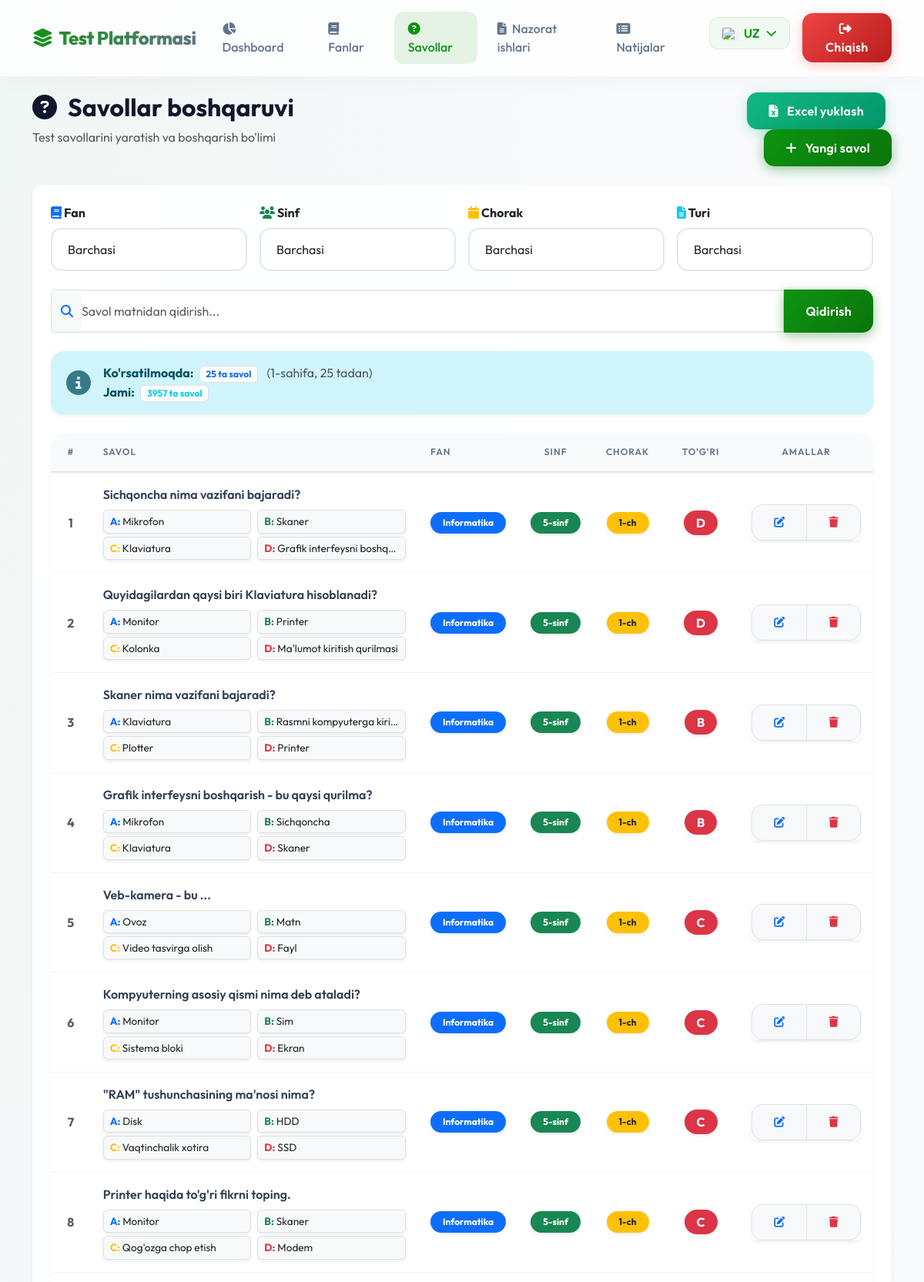
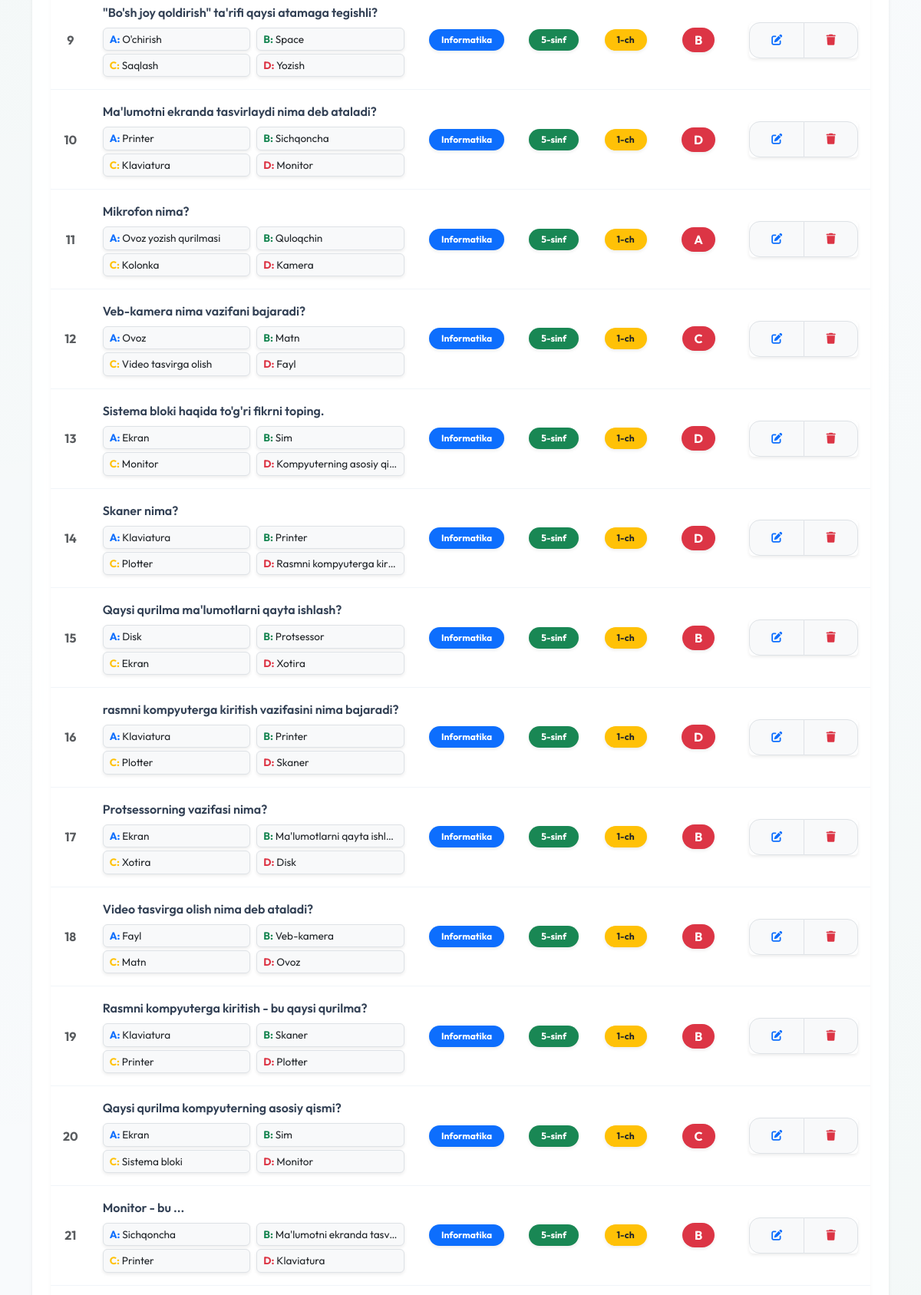
The page /admin/questions (signed in, upper part) on the database its author committed (2 pictures, top to bottom).
### models.py (models this page shows)
class Question(db.Model):
    id = db.Column(db.Integer, primary_key=True)
    subject_id = db.Column(db.Integer, db.ForeignKey('subject.id'), nullable=False)
    grade = db.Column(db.Integer, nullable=False)
    quarter = db.Column(db.Integer, nullable=False)
    question_text = db.Column(db.Text, nullable=False)
    question_text_ru = db.Column(db.Text)
    question_text_en = db.Column(db.Text)
    option_a = db.Column(db.String(200), nullable=False)
    option_a_ru = db.Column(db.String(200))
    option_a_en = db.Column(db.String(200))
    option_b = db.Column(db.String(200), nullable=False)
    option_b_ru = db.Column(db.String(200))
    option_b_en = db.Column(db.String(200))
    option_c = db.Column(db.String(200), nullable=False)
    option_c_ru = db.Column(db.String(200))
    option_c_en = db.Column(db.String(200))
    option_d = db.Column(db.String(200), nullable=False)
    option_d_ru = db.Column(db.String(200))
    option_d_en = db.Column(db.String(200))
    correct_answer = db.Column(db.String(1), nullable=False)  # A, B, C, or D
    subject = db.relationship('Subject', backref='questions')

class Subject(db.Model):
    id = db.Column(db.Integer, primary_key=True)
    name = db.Column(db.String(50), nullable=False)
    name_ru = db.Column(db.String(50))
    name_en = db.Column(db.String(50))
    grades = db.Column(db.String(20), nullable=False)  # "5,6" yoki "7,8,9"
    is_protected = db.Column(db.Boolean, default=False) # Anti-cheat protection

### routes/admin.py (the view)
@admin_bp.route('/questions')
def questions():
    subject_id = request.args.get('subject_id', type=int)
    grade = request.args.get('grade', type=int)
    quarter = request.args.get('quarter', type=int)
    page = request.args.get('page', 1, type=int)
    per_page = 25
    query = Question.query
    if subject_id:
        query = query.filter_by(subject_id=subject_id)
    if grade:
        query = query.filter_by(grade=grade)
    if quarter:
        query = query.filter_by(quarter=quarter)
    is_control_work = request.args.get('is_control_work')
    if is_control_work == '1':
        query = query.filter(Question.control_works.any())
    elif is_control_work == '0':
        query = query.filter(~Question.control_works.any())
    search = request.args.get('search')
    if search:
        search_term = f"%{search}%"
        query = query.filter(Question.question_text.ilike(search_term))
    pagination = query.paginate(page=page, per_page=per_page, error_out=False)
    questions = pagination.items
    all_questions = Question.query.all()
    subjects = Subject.query.all()
    return render_template('admin_questions.html',
                         questions=questions,
                         all_questions=all_questions,
                         pagination=pagination,
                         subjects=subjects)

### routes/admin.py (called while the page is built)
@admin_bp.before_request
def require_login():
    allowed_routes = ['admin.login', 'admin.result_delete']
    if request.endpoint != 'admin.login' and 'admin_id' not in session:
        return redirect(url_for('admin.login'))

### templates/admin_questions.html (shortened to what this page needs)
{% extends "base.html" %}
{% block content %}
<div class="container">
    <div class="row mb-4 animate-fade-in-up">
        <div class="col-md-8">
            <h2 class="fw-bold text-gradient"><i class="fas fa-question-circle me-2"></i> {{ _('Savollar boshqaruvi') }}
            </h2>
            <p class="text-muted">{{ _('Test savollarini yaratish va boshqarish bo\'limi') }}</p>
        </div>
        <div class="col-md-4 text-md-end">
            <button type="button" class="btn btn-success me-2" data-bs-toggle="modal" data-bs-target="#importModal">
                <i class="fas fa-file-excel me-2"></i> {{ _('Excel yuklash') }}
            </button>
            <a href="{{ url_for('admin.question_add') }}" class="btn btn-primary">
                <i class="fas fa-plus me-2"></i> {{ _('Yangi savol') }}
            </a>
        </div>
    </div>
    <div class="card shadow-sm border-0 animate-fade-in-up" style="border-radius: 12px; animation-delay: 0.1s;">
        <div class="card-body p-4">
            <form method="GET" class="mb-4">
                <div class="row g-3">
                    <div class="col-md-3">
                        <label class="form-label fw-bold">
                            <i class="fas fa-book text-primary"></i> {{ _('Fan') }}
                        </label>
                        <select name="subject_id" class="form-select" onchange="this.form.submit()">
                            <option value="">{{ _('Barchasi') }}</option>
                        </select>
                    </div>
                    <div class="col-md-3">
                        <label class="form-label fw-bold">
                            <i class="fas fa-users text-success"></i> {{ _('Sinf') }}
                        </label>
                        <select name="grade" class="form-select" onchange="this.form.submit()">
                            <option value="">{{ _('Barchasi') }}</option>
                        </select>
                    </div>
                    <div class="col-md-3">
                        <label class="form-label fw-bold">
                            <i class="fas fa-calendar text-warning"></i> {{ _('Chorak') }}
                        </label>
                        <select name="quarter" class="form-select" onchange="this.form.submit()">
                            <option value="">{{ _('Barchasi') }}</option>
                        </select>
                    </div>
                    <div class="col-md-3">
                        <label class="form-label fw-bold">
                            <i class="fas fa-file-alt text-info"></i> {{ _('Turi') }}
                        </label>
                        <select name="is_control_work" class="form-select" onchange="this.form.submit()">
                            <option value="">{{ _('Barchasi') }}</option>
                        </select>
                    </div>
                </div>
                <div class="row g-3 mt-2">
                    <div class="col-12">
                        <div class="input-group">
                            <span class="input-group-text bg-light text-primary border-end-0">
                                <i class="fas fa-search"></i>
                            </span>
                            <input type="text" name="search" class="form-control border-start-0 ps-0"
                                placeholder="{{ _('Savol matnidan qidirish...') }}"
                                value="{{ request.args.get('search', '') }}">
                            <button class="btn btn-primary" type="submit">
                                {{ _('Qidirish') }}
                            </button>
                        </div>
                    </div>
                </div>
            </form>
            <div class="alert alert-info mb-4 border-0 shadow-sm d-flex align-items-center">
                <i class="fas fa-info-circle fa-2x me-3 opacity-75"></i>
                <div>
                    <strong>{{ _('Ko\'rsatilmoqda') }}:</strong> <span
                        class="badge bg-white text-primary border ms-1">{{ questions|length }} ta savol</span>
                    <span class="text-muted ms-2">({{ pagination.page }}-{{ _('sahifa') }}, {{ pagination.per_page }} {{
                        _('tadan') }})</span>
                    <br>
                    <strong>{{ _('Jami') }}:</strong> <span class="badge bg-white text-info border ms-1">{{
                        pagination.total }} ta savol</span>
                </div>
            </div>
            {% if questions %}
            <div class="table-responsive">
                <table class="table table-hover align-middle mb-0">
                    <thead class="table-light">
                        <tr>
                            <th style="width: 50px;" class="text-center">#</th>
                            <th>{{ _('Savol') }}</th>
                            <th style="width: 120px;">{{ _('Fan') }}</th>
                            <th style="width: 80px;" class="text-center">{{ _('Sinf') }}</th>
                            <th style="width: 90px;" class="text-center">{{ _('Chorak') }}</th>
                            <th style="width: 100px;" class="text-center">{{ _('To\'g\'ri') }}</th>
                            <th style="width: 120px;" class="text-center">{{ _('Amallar') }}</th>
                        </tr>
                    </thead>
                    <tbody class="border-top-0">
                        {% for question in questions %}
                        <tr>
                            <td class="text-center text-muted fw-bold">{{ loop.index + (pagination.page - 1) *
                                pagination.per_page }}</td>
                            <td>
                                <div class="text-wrap fw-semibold mb-2" style="max-width: 500px;"
                                    title="{{ question.question_text }}">
                                    {{ question.question_text }}
                                </div>
                                <div class="row gx-2 gy-1" style="font-size: 0.85rem;">
                                    <div class="col-6">
                                        <div class="border rounded bg-light px-2 py-1 text-dark shadow-sm text-truncate"
                                            title="{{ question.option_a }}"><strong class="text-primary">A:</strong> {{
                                            question.option_a }}</div>
                                    </div>
                                    <div class="col-6">
                                        <div class="border rounded bg-light px-2 py-1 text-dark shadow-sm text-truncate"
                                            title="{{ question.option_b }}"><strong class="text-success">B:</strong> {{
                                            question.option_b }}</div>
                                    </div>
                                    <div class="col-6">
                                        <div class="border rounded bg-light px-2 py-1 text-dark shadow-sm text-truncate"
                                            title="{{ question.option_c }}"><strong class="text-warning">C:</strong> {{
                                            question.option_c }}</div>
                                    </div>
                                    <div class="col-6">
                                        <div class="border rounded bg-light px-2 py-1 text-dark shadow-sm text-truncate"
                                            title="{{ question.option_d }}"><strong class="text-danger">D:</strong> {{
                                            question.option_d }}</div>
                                    </div>
                                </div>
                            </td>
                            <td>
                                <span class="badge bg-primary rounded-pill px-3 py-2 shadow-sm">{{ question.subject.name
                                    }}</span>
                            </td>
                            <td class="text-center">
                                <span class="badge bg-success rounded-pill px-3 py-2 shadow-sm">{{ question.grade
                                    }}-sinf</span>
                            </td>
                            <td class="text-center">
                                <span class="badge bg-warning text-dark rounded-pill px-3 py-2 shadow-sm">{{
                                    question.quarter }}-ch</span>
                            </td>
                            <td class="text-center">
                                <span class="badge bg-danger rounded-pill px-3 py-2 shadow-sm fs-6">{{
                                    question.correct_answer }}</span>
                            </td>
                            <td class="text-center">
                                <div class="btn-group btn-group-sm shadow-sm" role="group">
                                    <a href="{{ url_for('admin.question_edit', id=question.id) }}"
                                        class="btn btn-light border" data-bs-toggle="tooltip"
                                        title="{{ _('Tahrirlash') }}">
                                        <i class="fas fa-edit text-primary"></i>
                                    </a>
                                    <button type="button" class="btn btn-light border text-danger"
                                        onclick="deleteQuestion({{ question.id }}, this)" data-bs-toggle="tooltip"
                                        title="{{ _('O\'chirish') }}">
                                        <i class="fas fa-trash"></i>
                                    </button>
                                </div>
                            </td>
                        </tr>
                        {% endfor %}
                    </tbody>
                </table>
            </div>
            {% endif %}
        </div>
    </div>
</div>
{% endblock %}

### templates/base.html (style rules this page uses)
:root { --primary: #0d9410; --primary-dark: #0a750c; --secondary: #64748b; --success: #10b981; --danger: #ef4444; --warning: #f59e0b; --dark: #0f172a; --light: #f8fafc; --glass: rgba(255, 255, 255, 0.9); --glass-border: rgba(255, 255, 255, 0.2); --shadow: 0 10px 40px -10px rgba(0, 0, 0, 0.1); }
body { font-family: 'Outfit', sans-serif; background: #f8fafc; background-image: radial-gradient(at 0% 0%, rgba(13, 148, 16, 0.03) 0px, transparent 50%), radial-gradient(at 100% 100%, rgba(13, 148, 16, 0.03) 0px, transparent 50%); background-attachment: fixed; min-height: 100vh; color: var(--dark); }
.card { background: var(--glass); backdrop-filter: blur(12px); -webkit-backdrop-filter: blur(12px); border: 1px solid rgba(255, 255, 255, 0.5); border-radius: 24px; box-shadow: var(--shadow); transition: transform 0.3s cubic-bezier(0.4, 0, 0.2, 1), box-shadow 0.3s ease; overflow: hidden; }
.btn { border-radius: 14px; padding: 12px 28px; font-weight: 600; letter-spacing: 0.3px; transition: all 0.3s cubic-bezier(0.4, 0, 0.2, 1); border: none; position: relative; overflow: hidden; }
.btn-primary { background: linear-gradient(135deg, var(--primary), var(--primary-dark)); box-shadow: 0 4px 15px rgba(10, 117, 12, 0.4); }
.btn-success { background: linear-gradient(135deg, var(--success), #059669); box-shadow: 0 4px 15px rgba(16, 185, 129, 0.3); }
.form-control, .form-select { border-radius: 14px; border: 2px solid #e2e8f0; padding: 14px 20px; font-size: 1rem; transition: all 0.3s ease; background: rgba(255, 255, 255, 0.8); }
.alert { border: none; border-radius: 16px; padding: 16px 20px; box-shadow: 0 10px 15px -3px rgba(0, 0, 0, 0.05); animation: slideInDown 0.5s cubic-bezier(0.4, 0, 0.2, 1); }
.table-responsive { border-radius: 20px; box-shadow: 0 4px 6px -1px rgba(0, 0, 0, 0.05); }
.table { background: white; margin-bottom: 0; }
.table thead th { background: #f8fafc; color: #64748b; font-weight: 600; text-transform: uppercase; font-size: 0.75rem; letter-spacing: 1px; padding: 16px; border-bottom: 2px solid #e2e8f0; }
.table tbody td { padding: 16px; vertical-align: middle; border-bottom: 1px solid #f1f5f9; color: #334155; }

### rows shown on the page
Question: question_text "Sichqoncha nima vazifani bajaradi?", option_a "Mikrofon", option_b "Skaner", option_c "Klaviatura", option_d "Grafik interfeysni boshq…", subject.name "Informatika", grade "5", quarter "1", correct_answer "D"
Question: question_text "Quyidagilardan qaysi biri Klaviatura hisoblanadi?", option_a "Monitor", option_b "Printer", option_c "Kolonka", option_d "Ma'lumot kiritish qurilmasi", subject.name "Informatika", grade "5", quarter "1", correct_answer "D"
Question: question_text "Skaner nima vazifani bajaradi?", option_a "Klaviatura", option_b "Rasmni kompyuterga kiri…", option_c "Plotter", option_d "Printer", subject.name "Informatika", grade "5", quarter "1", correct_answer "B"
Question: question_text "Grafik interfeysni boshqarish - bu qaysi qurilma?", option_a "Mikrofon", option_b "Sichqoncha", option_c "Klaviatura", option_d "Skaner", subject.name "Informatika", grade "5", quarter "1", correct_answer "B"
Question: question_text "Veb-kamera - bu ...", option_a "Ovoz", option_b "Matn", option_c "Video tasvirga olish", option_d "Fayl", subject.name "Informatika", grade "5", quarter "1", correct_answer "C"
Question: question_text "Kompyuterning asosiy qismi nima deb ataladi?", option_a "Monitor", option_b "Sim", option_c "Sistema bloki", option_d "Ekran", subject.name "Informatika", grade "5", quarter "1", correct_answer "C"
Question: question_text "\"RAM\" tushunchasining ma'nosi nima?", option_a "Disk", option_b "HDD", option_c "Vaqtinchalik xotira", option_d "SSD", subject.name "Informatika", grade "5", quarter "1", correct_answer "C"
Question: question_text "Printer haqida to'g'ri fikrni toping.", option_a "Monitor", option_b "Skaner", option_c "Qog'ozga chop etish", option_d "Modem", subject.name "Informatika", grade "5", quarter "1", correct_answer "C"
Question: question_text "\"Bo'sh joy qoldirish\" ta'rifi qaysi atamaga tegishli?", option_a "O'chirish", option_b "Space", option_c "Saqlash", option_d "Yozish", subject.name "Informatika", grade "5", quarter "1", correct_answer "B"
Question: question_text "Ma'lumotni ekranda tasvirlaydi nima deb ataladi?", option_a "Printer", option_b "Sichqoncha", option_c "Klaviatura", option_d "Monitor", subject.name "Informatika", grade "5", quarter "1", correct_answer "D"
Question: question_text "Mikrofon nima?", option_a "Ovoz yozish qurilmasi", option_b "Quloqchin", option_c "Kolonka", option_d "Kamera", subject.name "Informatika", grade "5", quarter "1", correct_answer "A"
Question: question_text "Veb-kamera nima vazifani bajaradi?", option_a "Ovoz", option_b "Matn", option_c "Video tasvirga olish", option_d "Fayl", subject.name "Informatika", grade "5", quarter "1", correct_answer "C"
Question: question_text "Sistema bloki haqida to'g'ri fikrni toping.", option_a "Ekran", option_b "Sim", option_c "Monitor", option_d "Kompyuterning asosiy qi…", subject.name "Informatika", grade "5", quarter "1", correct_answer "D"
Question: question_text "Skaner nima?", option_a "Klaviatura", option_b "Printer", option_c "Plotter", option_d "Rasmni kompyuterga kir…", subject.name "Informatika", grade "5", quarter "1", correct_answer "D"
Question: question_text "Qaysi qurilma ma'lumotlarni qayta ishlash?", option_a "Disk", option_b "Protsessor", option_c "Ekran", option_d "Xotira", subject.name "Informatika", grade "5", quarter "1", correct_answer "B"
Question: question_text "rasmni kompyuterga kiritish vazifasini nima bajaradi?", option_a "Klaviatura", option_b "Printer", option_c "Plotter", option_d "Skaner", subject.name "Informatika", grade "5", quarter "1", correct_answer "D"
Question: question_text "Protsessorning vazifasi nima?", option_a "Ekran", option_b "Ma'lumotlarni qayta ishl…", option_c "Xotira", option_d "Disk", subject.name "Informatika", grade "5", quarter "1", correct_answer "B"
Question: question_text "Video tasvirga olish nima deb ataladi?", option_a "Fayl", option_b "Veb-kamera", option_c "Matn", option_d "Ovoz", subject.name "Informatika", grade "5", quarter "1", correct_answer "B"
Question: question_text "Rasmni kompyuterga kiritish - bu qaysi qurilma?", option_a "Klaviatura", option_b "Skaner", option_c "Printer", option_d "Plotter", subject.name "Informatika", grade "5", quarter "1", correct_answer "B"
Question: question_text "Qaysi qurilma kompyuterning asosiy qismi?", option_a "Ekran", option_b "Sim", option_c "Sistema bloki", option_d "Monitor", subject.name "Informatika", grade "5", quarter "1", correct_answer "C"
Question: question_text "Monitor - bu ...", option_a "Sichqoncha", option_b "Ma'lumotni ekranda tasv…", option_c "Printer", option_d "Klaviatura", subject.name "Informatika", grade "5", quarter "1", correct_answer "B"

### other values the page prints
{{ questions|length }} "25"
{{ pagination.page }} "1"
{{ pagination.per_page }} "25"
{{ pagination.total }} "3957"
form field subject_id "Barchasi"
form field grade "Barchasi"
form field quarter "Barchasi"
form field is_control_work "Barchasi"
